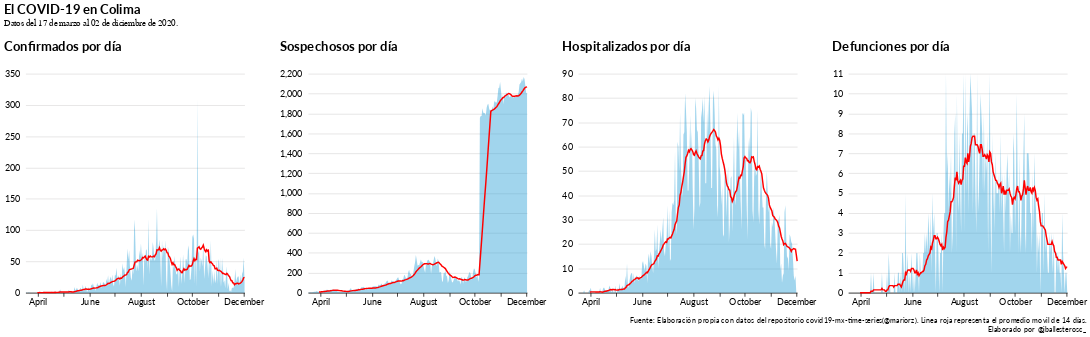

The notebook cell saved with this chart:
### Code cell
daily.display()

### Figure 1 — Vega-Lite specification as saved in the notebook (floating-point values rounded to 4 significant figures; data arrays with more than 128 entries replaced by an {"elided": "..."} marker saying what was removed)
{"width": 685, "height": 380, "config": {"title": {"anchor": "start", "fontSize": 18, "font": "Lato", "fontColor": "#DEDDDD"}, "axisX": {"domain": true, "domainColor": "#000000", "domainWidth": 1, "grid": false, "labelFontSize": 12, "labelFont": "Lato", "labelAngle": 0, "tickColor": "#000000", "tickSize": 5, "titleFontSize": 12, "titlePadding": 10, "titleFont": "Lato", "title": ""}, "axisY": {"domain": false, "grid": true, "gridColor": "#DEDDDD", "gridWidth": 1, "labelFontSize": 12, "labelFont": "Lato", "labelPadding": 8, "ticks": false, "titleFontSize": 12, "titlePadding": 10, "titleFont": "Lato", "titleAngle": 0, "titleY": -10, "titleX": 18}, "background": "#FFFFFF", "legend": {"labelFontSize": 12, "labelFont": "Lato", "symbolSize": 100, "symbolType": "square", "titleFontSize": 12, "titlePadding": 10, "titleFont": "Lato", "title": "", "orient": "top-left", "offset": 0}, "view": {"stroke": "transparent"}, "range": {"category": ["#1696d2", "#d2d2d2", "#000000", "#fdbf11", "#ec008b", "#55b748", "#5c5859", "#db2b27"], "diverging": ["#cfe8f3", "#a2d4ec", "#73bfe2", "#46abdb", "#1696d2", "#12719e"]}, "area": {"fill": "#1696d2"}, "line": {"color": "#1696d2", "stroke": "#1696d2", "strokewidth": 5}, "trail": {"color": "#1696d2", "stroke": "#1696d2", "strokeWidth": 0, "size": 1}, "path": {"stroke": "#1696d2", "strokeWidth": 0.5}, "point": {"filled": true}, "text": {"font": "Lato", "color": "#1696d2", "fontSize": 11, "align": "right", "fontWeight": 400, "size": 11}, "bar": {"size": 40, "binSpacing": 1, "continuousBandSize": 30, "discreteBandSize": 30, "fill": "#1696d2", "stroke": false}}, "concat": [{"hconcat": [{"layer": [{"data": {"name": "data-976c2b98f45689169054893d2c63c61f"}, "mark": {"type": "area", "fillOpacity": 0.4}, "encoding": {"tooltip": [{"type": "quantitative", "field": "Diarios", "title": "Confirmados"}, {"type": "temporal", "field": "index", "title": "Fecha"}], "x": {"type": "temporal", "field": "index", "title": " "}, "y": {"type": "quantitative", "field": "Diarios", "title": " "}}, "height": 300, "title": "Confirmados por día", "width": 300}, {"data": {"name": "data-c61307fb46eaf1b74bd9696fe2abf805"}, "mark": {"type": "line", "color": "red", "size": 2}, "encoding": {"x": {"type": "temporal", "field": "index", "title": " "}, "y": {"type": "quantitative", "field": "Diarios", "title": " "}}, "height": 300, "width": 300}]}, {"layer": [{"data": {"name": "data-0ac262af8d716e7be92ba364a730dac3"}, "mark": {"type": "area", "fillOpacity": 0.4}, "encoding": {"tooltip": [{"type": "quantitative", "field": "Colima", "title": "# de sospechosos"}, {"type": "temporal", "field": "index", "title": "Fecha"}], "x": {"type": "temporal", "field": "index", "title": " "}, "y": {"type": "quantitative", "field": "Colima", "title": " "}}, "height": 300, "title": "Sospechosos por día", "width": 300}, {"data": {"name": "data-934561814f5b2d0f3bd01c7de28d0b14"}, "mark": {"type": "line", "color": "red", "size": 2}, "encoding": {"x": {"type": "temporal", "field": "index", "title": " "}, "y": {"type": "quantitative", "field": "Colima", "title": " "}}, "height": 300, "width": 300}]}, {"layer": [{"data": {"name": "data-63c97cb68a9024ea03778c9991baf557"}, "mark": {"type": "area", "fillOpacity": 0.4}, "encoding": {"tooltip": [{"type": "quantitative", "field": "Diarios", "title": "# de hospitalizados"}, {"type": "temporal", "field": "index", "title": "Fecha"}], "x": {"type": "temporal", "field": "index", "title": " "}, "y": {"type": "quantitative", "field": "Diarios", "title": " "}}, "height": 300, "title": "Hospitalizados por día", "width": 300}, {"data": {"name": "data-819029e7e9452f1ec002131a93fd14b2"}, "mark": {"type": "line", "color": "red", "size": 2}, "encoding": {"x": {"type": "temporal", "field": "index", "title": " "}, "y": {"type": "quantitative", "field": "Diarios", "title": " "}}, "height": 300, "width": 300}]}, {"layer": [{"data": {"name": "data-bcf8b7807eef8f3008d19760e5761625"}, "mark": {"type": "area", "fillOpacity": 0.4}, "encoding": {"tooltip": [{"type": "quantitative", "field": "Diarios", "title": "Defunciones"}, {"type": "temporal", "field": "index", "title": "Fecha"}], "x": {"type": "temporal", "field": "index", "title": " "}, "y": {"type": "quantitative", "field": "Diarios", "title": " "}}, "height": 300, "title": "Defunciones por día", "width": 300}, {"data": {"name": "data-e85471d185195e41125ac078a5a3a2c5"}, "mark": {"type": "line", "color": "red", "size": 2}, "encoding": {"x": {"type": "temporal", "field": "index", "title": " "}, "y": {"type": "quantitative", "field": "Diarios", "title": " "}}, "height": 300, "width": 300}]}], "title": {"text": ["El COVID-19 en Colima"], "subtitle": ["Datos del 17 de marzo al 02 de diciembre de 2020.", " "]}}], "title": {"text": ["Fuente: Elaboración propia con datos del repositorio covid19-mx-time-series(@mariorz). Linea roja representa el promedio movil de 14 días.", "Elaborado por @jballesterosc_"], "anchor": "end", "baseline": "bottom", "fontSize": 10, "fontWeight": "normal", "orient": "bottom"}, "$schema": "https://vega.github.io/schema/vega-lite/v4.8.1.json", "datasets": {"data-976c2b98f45689169054893d2c63c61f": {"elided": "261 records"}, "data-c61307fb46eaf1b74bd9696fe2abf805": {"elided": "261 records"}, "data-0ac262af8d716e7be92ba364a730dac3": {"elided": "261 records"}, "data-934561814f5b2d0f3bd01c7de28d0b14": {"elided": "261 records"}, "data-63c97cb68a9024ea03778c9991baf557": {"elided": "261 records"}, "data-819029e7e9452f1ec002131a93fd14b2": {"elided": "261 records"}, "data-bcf8b7807eef8f3008d19760e5761625": {"elided": "261 records"}, "data-e85471d185195e41125ac078a5a3a2c5": {"elided": "261 records"}}}
